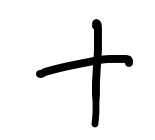
#> input picture add/1351.jpg, 155 x 140 px, found by its file name; its folder holds 4 pictures in this run
$ jupyter execute --allow-errors baseline_combined_mnist_format.ipynb
#> lines starting #> are read from the running program, lines starting #| are printed output that depends on the picture
[cell 1]
import os
import time
import numpy as np
import pandas as pd
import matplotlib.pyplot as plt
import seaborn as sns
from PIL import Image
import joblib
from sklearn.model_selection import train_test_split
from sklearn.ensemble import RandomForestClassifier
from sklearn.metrics import classification_report, accuracy_score, confusion_matrix

[cell 2]
def load_operator_data(dataset_path='dataset'):
#> called with dataset_path = 'dataset'
    IMG_SIZE = (28, 28)
    CLASSES = ['add', 'sub', 'mul', 'div']
    data = []
    labels = []

    for label, category in enumerate(CLASSES):
        category_path = os.path.join(dataset_path, category)
        if not os.path.isdir(category_path):
            print(f"Warning: Directory {category_path} not found!")
            continue
        for img_name in os.listdir(category_path):
            img_path = os.path.join(category_path, img_name)
            with Image.open(img_path) as img:
#> img is the input picture: PIL image 155x140 RGB; min 0, max 255, mean 236.8
                img = img.convert('RGB')  # retain RGB channels
                img = img.resize(IMG_SIZE)
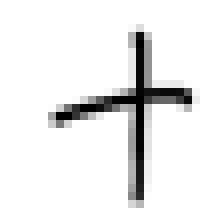
#> img: PIL image 28x28 RGB (shown 8 times larger); min 0, max 255, mean 236.3
                img_array = np.array(img)
                # flatten image to 1D array
                data.append(img_array.flatten())
                labels.append(label)

    data = np.array(data)
    labels = np.array(labels)
    return data, labels, CLASSES

def load_mnist_from_csv(train_path, test_path):
    train_data = pd.read_csv(train_path)
    if train_data.isna().any().any():
        train_data = train_data.fillna(0)

    X_train = train_data.iloc[:, 1:].values.astype(np.float32) / 255.0
    y_train = train_data.iloc[:, 0].values.astype(int)

    test_data = pd.read_csv(test_path)
    if test_data.isna().any().any():
        test_data = test_data.fillna(0)

    X_test = test_data.iloc[:, 1:].values.astype(np.float32) / 255.0
    y_test = test_data.iloc[:, 0].values.astype(int)

    return X_train, y_train, X_test, y_test

[cell 3]
# [9 lines left out: function visualize_digits, not called in this run]

def plot_confusion_matrix(y_test, y_pred, classes):
    cm = confusion_matrix(y_test, y_pred)
    plt.figure(figsize=(8, 6))
    plt.imshow(cm, interpolation='nearest', cmap=plt.cm.Blues)
    plt.title("Confusion Matrix")
    plt.colorbar()
    tick_marks = np.arange(len(classes))
    plt.xticks(tick_marks, classes, rotation=45)
    plt.yticks(tick_marks, classes)
    plt.xlabel('Predicted Label')
    plt.ylabel('True Label')
    plt.tight_layout()
    plt.show()
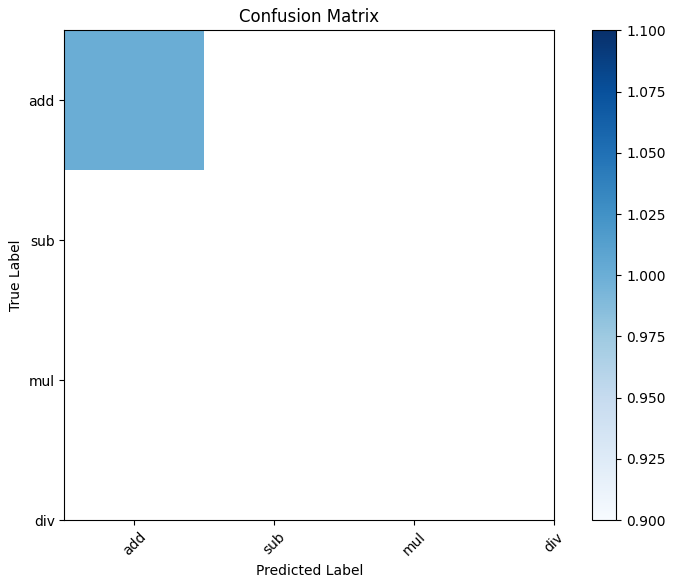
#> figure drawn by matplotlib, 2 panels

[cell 4]
def train_evaluate_rfc(X_train, y_train, X_test, y_test):
    """
    Trains a Random Forest Classifier
    """
    clf = RandomForestClassifier(n_estimators=100, random_state=42)

    start_time = time.time()
    clf.fit(X_train, y_train)
    train_time = time.time() - start_time

    start_time = time.time()
    y_pred = clf.predict(X_test)
    predict_time = time.time() - start_time

    acc = accuracy_score(y_test, y_pred)
    print(f"Model training time: {train_time:.2f} seconds")
    print(f"Prediction time: {predict_time:.2f} seconds")
    print(f"Accuracy: {acc * 100:.2f}%")
    print("\nClassification Report:")
    print(classification_report(y_test, y_pred))

    return clf, y_pred

[cell 5]
print("--- Operator Model Training ---")
op_data, op_labels, op_classes = load_operator_data(dataset_path='dataset')
X_train_op, X_test_op, y_train_op, y_test_op = train_test_split(
    op_data, op_labels, test_size=0.2, random_state=42)

operator_clf, op_y_pred = train_evaluate_rfc(X_train_op, y_train_op, X_test_op, y_test_op)
plot_confusion_matrix(y_test_op, op_y_pred, classes=op_classes)

# Save operator model to avoid retraining every time
joblib.dump(operator_clf, 'operator_model.joblib')


print("--- MNIST Digit Model Training ---")
train_path = "mnist_train.csv"
test_path = "mnist_test.csv"

#> (the rest of this cell did not finish here and is left out)
